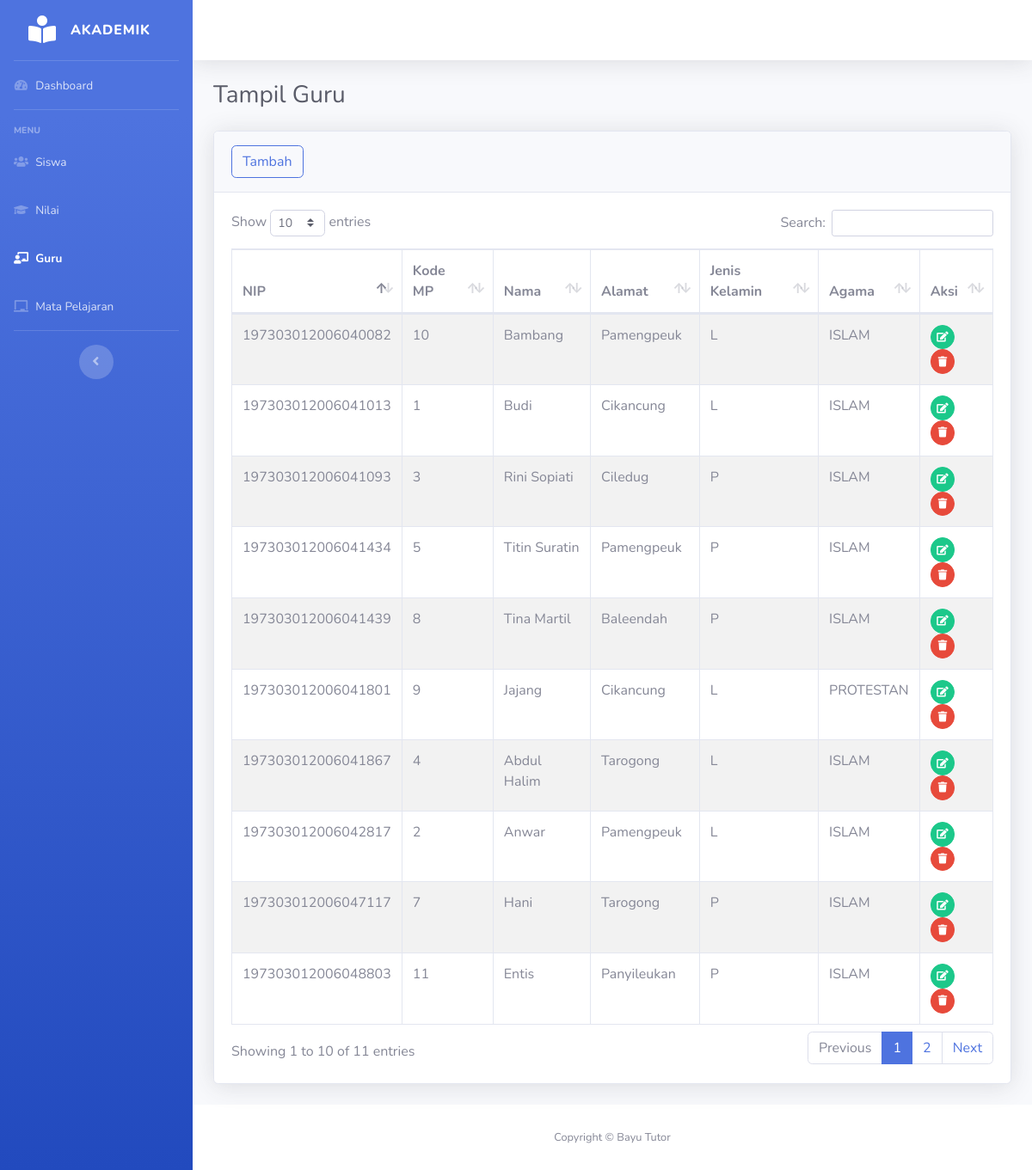
The page /Aplikasi-Raport-Sederhana/guru/guru.php on the database as committed earlier.
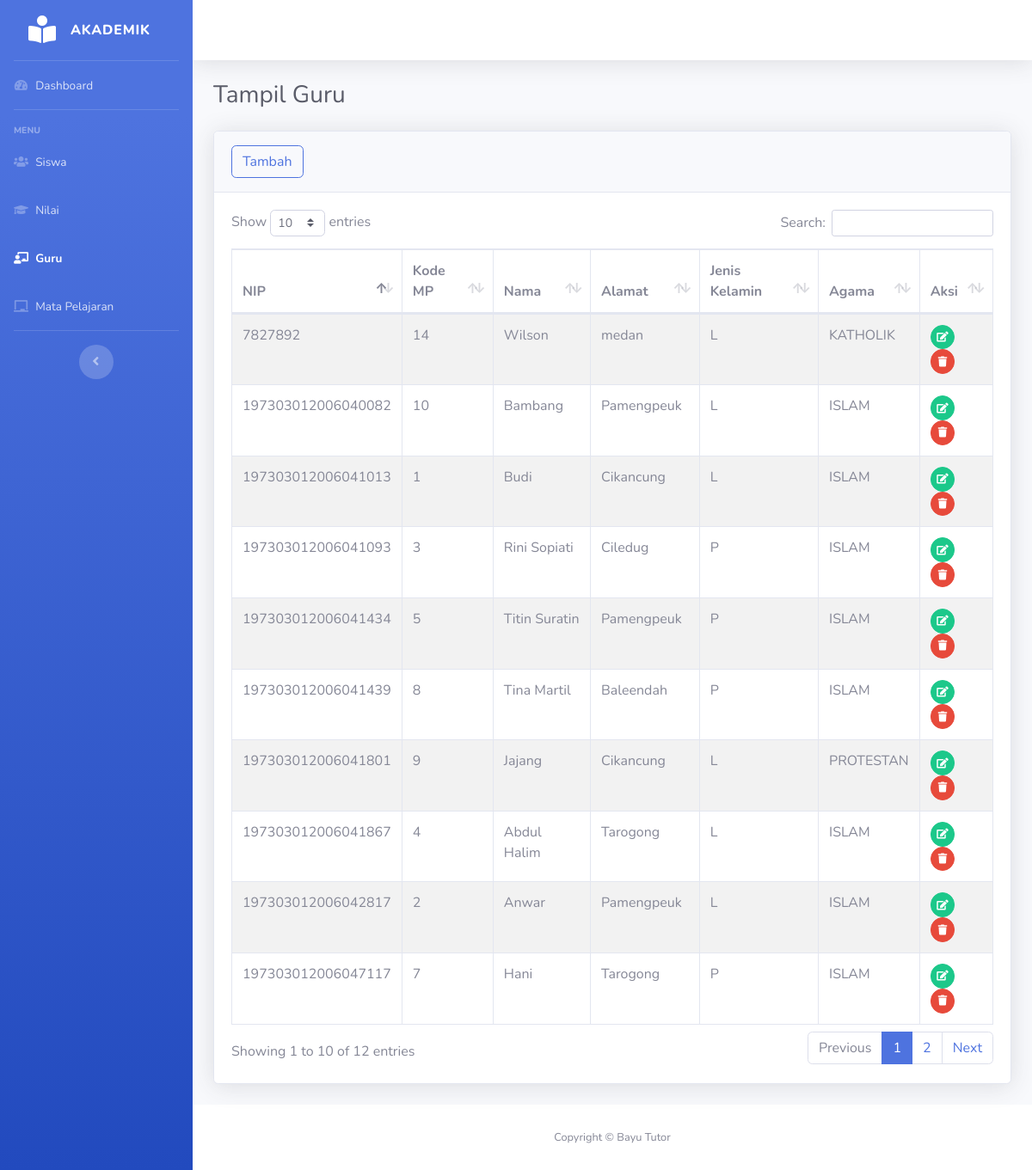
The same page on the database as committed later.
### tables this page shows
CREATE TABLE `guru` (
  `nip` varchar(18) NOT NULL,
  `kd_mp` int(11) DEFAULT NULL,
  `nama_guru` varchar(30) DEFAULT NULL,
  `alamat` varchar(30) DEFAULT NULL,
  `jenis_kelamin` enum('L','P') DEFAULT NULL,
  `agama` enum('ISLAM','PROTESTAN','KATHOLIK','HINDU','BUDHA','KONGHUCU','LAINNYA') DEFAULT NULL
);

### Aplikasi-Raport-Sederhana/guru/guru.php (the view, shortened to what this page needs)
<!DOCTYPE html>
<html lang="en">
<head>
    <link href="../assets/vendor/fontawesome-free/css/all.min.css" rel="stylesheet" type="text/css">
    <link href="../assets/css/sb-admin-2.min.css" rel="stylesheet">
    <link href="../assets/vendor/datatables/dataTables.bootstrap4.min.css" rel="stylesheet">
</head>
<body id="page-top">
    <div id="wrapper">
       <?php include_once("../layout/sidebar.php") ?>
        <div id="content-wrapper" class="d-flex flex-column">
            <div id="content">
            <?php include_once("../layout/topbar.php") ?>
                <div class="container-fluid">
                    <h1 class="h3 mb-4 text-gray-800">Tampil Guru</h1>
                    <div class="card shadow mb-4">
                        <div class="card-header py-3">
                            <a href="guru-tambah.php"><button type="button" class="btn btn-outline-primary rounded">Tambah</button></a>
                        </div>
                        <div class="card-body">
                            <?php
                            $db=dbConnect();
                            if($db->connect_errno==0){
                            $sql="SELECT * FROM guru";
                            $res=$db->query($sql);
                            if($res){
                            ?>
                            <div class="table-responsive">
                                <table class="table table-bordered table-striped" id="dataTable" width="100%" cellspacing="0">
                                    <thead>
                                        <tr>
                                            <th>NIP</th>
                                            <th>Kode MP</th>
                                            <th>Nama</th>
                                            <th>Alamat</th>
                                            <th>Jenis Kelamin</th>
                                            <th>Agama</th>
                                            <th>Aksi</th>
                                        </tr>
                                    </thead>
                                    <tbody>
                                        <?php
                                        $data = $res->fetch_all(MYSQLI_ASSOC);
                                        foreach($data as $row){
                                        ?>
                                        <tr>
                                            <td><?php echo $row['nip']; ?></td>
                                            <td><?php echo $row['kd_mp']; ?></td>
                                            <td><?php echo $row['nama_guru']; ?></td>
                                            <td><?php echo $row['alamat'];?></td>
                                            <td><?php echo $row['jenis_kelamin']; ?></td>
                                            <td><?php echo $row['agama']; ?></td>
                                            <td>
                                                <a href="guru-edit.php?nip=<?= $row['nip']?>" class="btn btn-success btn-circle btn-sm">
                                                <i class="fas fa-edit"></i>
                                                </a>
                                                <a href="guru-hapus.php?nip=<?= $row['nip'];?>" class="btn btn-danger btn-circle btn-sm hapus">
                                                <i class="fas fa-trash"></i>
                                                </a>
                                            </td>
                                        </tr>
                                            <?php
                                    }
                                    ?>
                                    </tbody>
                                </table>
                                	<?php
	}else
		echo "Gagal Eksekusi SQL".(DEVELOPMENT?" : ".$db->error:"")."<br>";
}
else
	echo "Gagal koneksi".(DEVELOPMENT?" : ".$db->connect_error:"")."<br>";
?>
                            </div>
                        </div>
                </div>
            </div>
            <?php include_once("../layout/footer.php") ?>
        </div>
    </div>
</body>
</html>

Rows that differ between the two databases and show on the page:
no longer on this page (row unchanged): guru: nip "197303012006048803", kd_mp "11", nama_guru "Entis", alamat "Panyileukan", jenis_kelamin "P", agama "ISLAM"
added guru: nip "7827892", kd_mp "14", nama_guru "Wilson", alamat "medan", jenis_kelamin "L", agama "KATHOLIK"
Other text that changed with them:
text written by a page script: "Show entries Search: Showing 1 to 10 of 11 entries Previous 1 2 Next" → "Show entries Search: Showing 1 to 10 of 12 entries Previous 1 2 Next"
